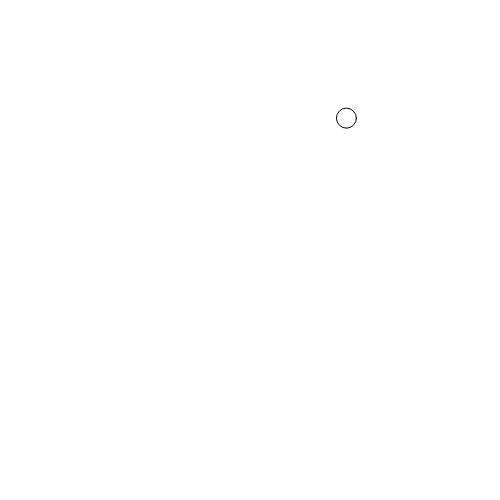
Frame 1 (no input)
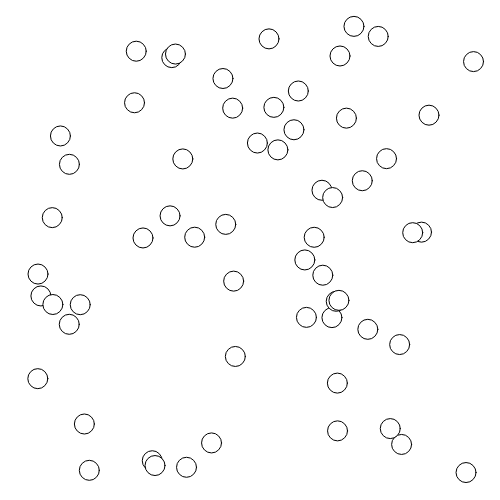
Frame 60 (no input)
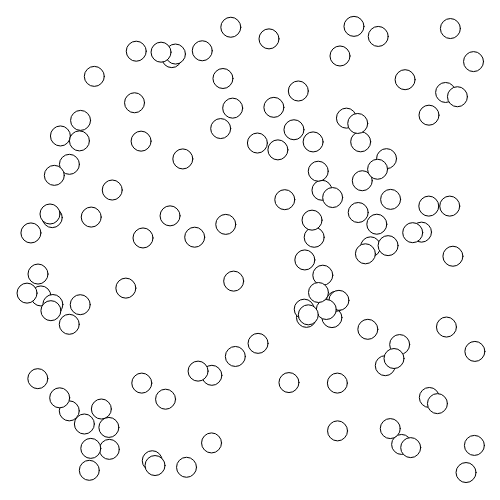
Frame 120 (the mouse pressed at the canvas centre since frame 60)

The p5.js sketch that drew these frames (run headless with seeded random() and noise() and a simulated clock; from frame 60 on, the mouse is pressed at the canvas centre):

// p5.js sketch
// ── sketch.js
function setup() {
  createCanvas(500, 500);
}

function draw() {
  // pick a random spot on the screen
  // note that we are adding in a bit of a "margin" to the screen here
  // so that ellipses are not partically drawn along the edges of the screen
  var xPos = random(25, width-25);
  var yPos = random(25, height-25);
  
  // draw an ellipse here
  ellipse(xPos, yPos, 20, 20);
}
